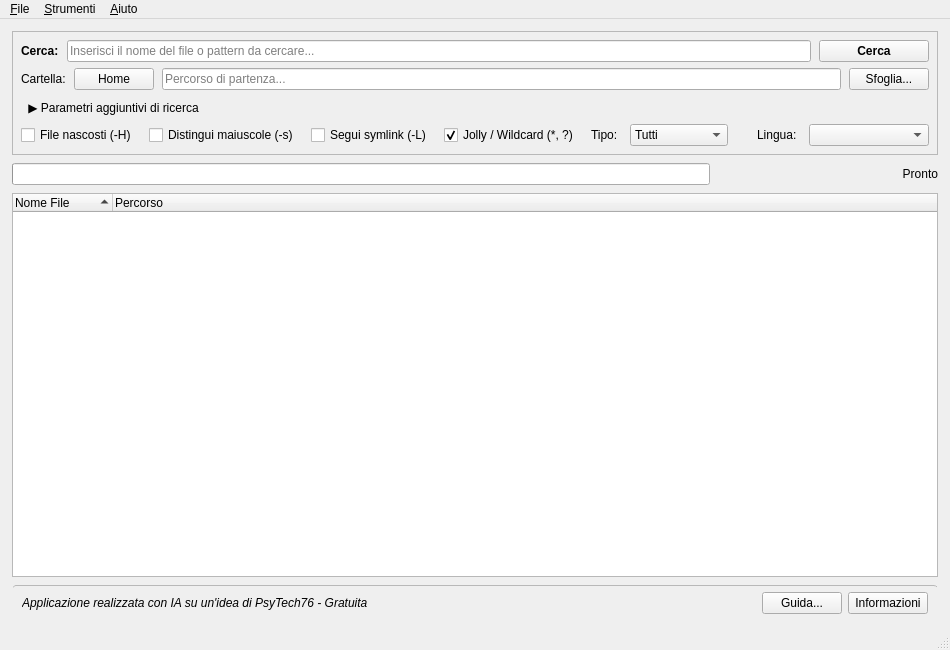
<?xml version="1.0" encoding="UTF-8"?>
<ui version="4.0">
 <class>MainWindow</class>
 <widget class="QMainWindow" name="MainWindow">
  <property name="geometry">
   <rect>
    <x>0</x>
    <y>0</y>
    <width>950</width>
    <height>650</height>
   </rect>
  </property>
  <property name="windowTitle">
   <string>FDg</string>
  </property>
  <widget class="QWidget" name="centralwidget">
   <layout class="QVBoxLayout" name="mainVerticalLayout">
    <property name="spacing">
     <number>8</number>
    </property>
    <property name="leftMargin">
     <number>12</number>
    </property>
    <property name="topMargin">
     <number>12</number>
    </property>
    <property name="rightMargin">
     <number>12</number>
    </property>
    <property name="bottomMargin">
     <number>8</number>
    </property>
    <item>
     <widget class="QFrame" name="controlsFrame">
      <property name="frameShape">
       <enum>QFrame::StyledPanel</enum>
      </property>
      <property name="frameShadow">
       <enum>QFrame::Raised</enum>
      </property>
      <layout class="QVBoxLayout" name="controlsVerticalLayout">
       <property name="spacing">
        <number>6</number>
       </property>
       <property name="leftMargin">
        <number>8</number>
       </property>
       <property name="topMargin">
        <number>8</number>
       </property>
       <property name="rightMargin">
        <number>8</number>
       </property>
       <property name="bottomMargin">
        <number>8</number>
       </property>
       <item>
        <layout class="QHBoxLayout" name="searchQueryLayout">
         <property name="spacing">
          <number>8</number>
         </property>
         <item>
          <widget class="QLabel" name="searchLabel">
           <property name="font">
            <font>
             <bold>true</bold>
            </font>
           </property>
           <property name="text">
            <string>Cerca:</string>
           </property>
          </widget>
         </item>
         <item>
          <widget class="QLineEdit" name="searchLineEdit">
           <property name="placeholderText">
            <string>Inserisci il nome del file o pattern da cercare...</string>
           </property>
           <property name="clearButtonEnabled">
            <bool>true</bool>
           </property>
          </widget>
         </item>
         <item>
          <widget class="QPushButton" name="searchButton">
           <property name="minimumSize">
            <size>
             <width>110</width>
             <height>0</height>
            </size>
           </property>
           <property name="font">
            <font>
             <bold>true</bold>
            </font>
           </property>
           <property name="text">
            <string>Cerca</string>
           </property>
          </widget>
         </item>
        </layout>
       </item>
       <item>
        <layout class="QHBoxLayout" name="folderLayout">
         <property name="spacing">
          <number>8</number>
         </property>
         <item>
          <widget class="QLabel" name="folderLabel">
           <property name="text">
            <string>Cartella:</string>
           </property>
          </widget>
         </item>
         <item>
          <widget class="QPushButton" name="homeFolderButton">
           <property name="text">
            <string>Home</string>
           </property>
           <property name="toolTip">
            <string>Imposta la cartella Home dell'utente come percorso di partenza</string>
           </property>
          </widget>
         </item>
         <item>
          <widget class="QLineEdit" name="folderLineEdit">
           <property name="placeholderText">
            <string>Percorso di partenza...</string>
           </property>
           <property name="clearButtonEnabled">
            <bool>true</bool>
           </property>
          </widget>
         </item>
         <item>
          <widget class="QPushButton" name="browseButton">
           <property name="text">
            <string>Sfoglia...</string>
           </property>
          </widget>
         </item>
        </layout>
       </item>
       <item>
        <layout class="QHBoxLayout" name="toggleOptionsLayout">
         <property name="spacing">
          <number>4</number>
         </property>
         <item>
          <widget class="QToolButton" name="toggleOptionsButton">
           <property name="cursor">
            <cursorShape>PointingHandCursor</cursorShape>
           </property>
           <property name="text">
            <string>▶ Parametri aggiuntivi di ricerca</string>
           </property>
           <property name="toolTip">
            <string>Mostra o nascondi le opzioni avanzate di ricerca e localizzazione</string>
           </property>
           <property name="autoRaise">
            <bool>true</bool>
           </property>
          </widget>
         </item>
         <item>
          <spacer name="toggleOptionsSpacer">
           <property name="orientation">
            <enum>Qt::Horizontal</enum>
           </property>
           <property name="sizeHint" stdset="0">
            <size>
             <width>40</width>
             <height>20</height>
            </size>
           </property>
          </spacer>
         </item>
        </layout>
       </item>
       <item>
        <widget class="QWidget" name="advancedOptionsWidget" native="true">
         <layout class="QHBoxLayout" name="optionsLayout">
          <property name="leftMargin">
           <number>0</number>
          </property>
          <property name="topMargin">
           <number>0</number>
          </property>
          <property name="rightMargin">
           <number>0</number>
          </property>
          <property name="bottomMargin">
           <number>0</number>
          </property>
         <property name="spacing">
          <number>12</number>
         </property>
         <item>
          <widget class="QCheckBox" name="hiddenCheckBox">
           <property name="text">
            <string>File nascosti (-H)</string>
           </property>
          </widget>
         </item>
         <item>
          <widget class="QCheckBox" name="caseSensitiveCheckBox">
           <property name="text">
            <string>Distingui maiuscole (-s)</string>
           </property>
          </widget>
         </item>
         <item>
          <widget class="QCheckBox" name="symlinksCheckBox">
           <property name="text">
            <string>Segui symlink (-L)</string>
           </property>
          </widget>
         </item>
         <item>
          <widget class="QCheckBox" name="wildcardCheckBox">
           <property name="text">
            <string>Jolly / Wildcard (*, ?)</string>
           </property>
           <property name="checked">
            <bool>true</bool>
           </property>
           <property name="toolTip">
            <string>Abilita i caratteri jolly stile MS-DOS (* e ?). Esempio: *.txt o test*</string>
           </property>
          </widget>
         </item>
         <item>
          <widget class="QLabel" name="typeLabel">
           <property name="text">
            <string>Tipo:</string>
           </property>
          </widget>
         </item>
         <item>
          <widget class="QComboBox" name="typeComboBox">
           <item>
            <property name="text">
             <string>Tutti</string>
            </property>
           </item>
           <item>
            <property name="text">
             <string>Solo file</string>
            </property>
           </item>
           <item>
            <property name="text">
             <string>Solo cartelle</string>
            </property>
           </item>
          </widget>
         </item>
         <item>
          <spacer name="optionsSpacer">
           <property name="orientation">
            <enum>Qt::Horizontal</enum>
           </property>
           <property name="sizeHint" stdset="0">
            <size>
             <width>40</width>
             <height>20</height>
            </size>
           </property>
          </spacer>
         </item>
         <item>
          <widget class="QLabel" name="languageLabel">
           <property name="text">
            <string>Lingua:</string>
           </property>
          </widget>
         </item>
         <item>
          <widget class="QComboBox" name="languageComboBox">
           <property name="minimumSize">
            <size>
             <width>120</width>
             <height>0</height>
            </size>
           </property>
          </widget>
         </item>
        </layout>
        </widget>
       </item>
      </layout>
     </widget>
    </item>
    <item>
     <layout class="QHBoxLayout" name="progressLayout">
      <property name="spacing">
       <number>8</number>
      </property>
      <item>
       <widget class="QProgressBar" name="progressBar">
        <property name="maximumHeight">
         <number>16</number>
        </property>
        <property name="value">
         <number>0</number>
        </property>
        <property name="textVisible">
         <bool>false</bool>
        </property>
       </widget>
      </item>
      <item>
       <widget class="QLabel" name="statusLabel">
        <property name="minimumSize">
         <size>
          <width>220</width>
          <height>0</height>
         </size>
        </property>
        <property name="text">
         <string>Pronto</string>
        </property>
        <property name="alignment">
         <set>Qt::AlignRight|Qt::AlignTrailing|Qt::AlignVCenter</set>
        </property>
       </widget>
      </item>
     </layout>
    </item>
    <item>
     <widget class="QTreeWidget" name="resultsTreeWidget">
      <property name="alternatingRowColors">
       <bool>true</bool>
      </property>
      <property name="selectionMode">
       <enum>QAbstractItemView::ExtendedSelection</enum>
      </property>
      <property name="selectionBehavior">
       <enum>QAbstractItemView::SelectRows</enum>
      </property>
      <property name="sortingEnabled">
       <bool>true</bool>
      </property>
      <property name="animated">
       <bool>true</bool>
      </property>
      <property name="allColumnsShowFocus">
       <bool>true</bool>
      </property>
      <column>
       <property name="text">
        <string>Nome File</string>
       </property>
      </column>
      <column>
       <property name="text">
        <string>Percorso</string>
       </property>
      </column>
     </widget>
    </item>
    <item>
     <widget class="QFrame" name="footerFrame">
      <property name="styleSheet">
       <string notr="true">QFrame#footerFrame { background-color: palette(window); border-top: 1px solid palette(mid); border-radius: 4px; padding: 4px; }</string>
      </property>
      <property name="frameShape">
       <enum>QFrame::NoFrame</enum>
      </property>
      <property name="frameShadow">
       <enum>QFrame::Plain</enum>
      </property>
      <layout class="QHBoxLayout" name="footerLayout">
       <property name="leftMargin">
        <number>6</number>
       </property>
       <property name="topMargin">
        <number>2</number>
       </property>
       <property name="rightMargin">
        <number>6</number>
       </property>
       <property name="bottomMargin">
        <number>2</number>
       </property>
       <item>
        <widget class="QLabel" name="attributionLabel">
         <property name="font">
          <font>
           <italic>true</italic>
          </font>
         </property>
         <property name="text">
          <string>Applicazione realizzata con IA su un'idea di PsyTech76 - Gratuita</string>
         </property>
        </widget>
       </item>
       <item>
        <spacer name="footerSpacer">
         <property name="orientation">
          <enum>Qt::Horizontal</enum>
         </property>
         <property name="sizeHint" stdset="0">
          <size>
           <width>40</width>
           <height>20</height>
          </size>
         </property>
        </spacer>
       </item>
       <item>
        <widget class="QPushButton" name="guideButton">
         <property name="text">
          <string>Guida...</string>
         </property>
        </widget>
       </item>
       <item>
        <widget class="QPushButton" name="aboutButton">
         <property name="text">
          <string>Informazioni</string>
         </property>
        </widget>
       </item>
      </layout>
     </widget>
    </item>
   </layout>
  </widget>
  <widget class="QMenuBar" name="menubar">
   <property name="geometry">
    <rect>
     <x>0</x>
     <y>0</y>
     <width>950</width>
     <height>23</height>
    </rect>
   </property>
   <widget class="QMenu" name="menuFile">
    <property name="title">
     <string>&amp;File</string>
    </property>
    <addaction name="actionNuovaRicerca"/>
    <addaction name="separator"/>
    <addaction name="actionEsci"/>
   </widget>
   <widget class="QMenu" name="menuStrumenti">
    <property name="title">
     <string>&amp;Strumenti</string>
    </property>
    <addaction name="actionInstallFd"/>
    <addaction name="separator"/>
    <addaction name="actionToggleDesktopIntegration"/>
   </widget>
   <widget class="QMenu" name="menuAiuto">
    <property name="title">
     <string>&amp;Aiuto</string>
    </property>
    <addaction name="actionGuida"/>
    <addaction name="separator"/>
    <addaction name="actionInformazioni"/>
    <addaction name="actionInformazioniQt"/>
   </widget>
   <addaction name="menuFile"/>
   <addaction name="menuStrumenti"/>
   <addaction name="menuAiuto"/>
  </widget>
  <widget class="QStatusBar" name="statusbar"/>
  <action name="actionGuida">
   <property name="text">
    <string>&amp;Guida dell'applicazione...</string>
   </property>
   <property name="shortcut">
    <string>F1</string>
   </property>
  </action>
  <action name="actionNuovaRicerca">
   <property name="text">
    <string>&amp;Nuova Ricerca</string>
   </property>
   <property name="shortcut">
    <string>Ctrl+N</string>
   </property>
  </action>
  <action name="actionEsci">
   <property name="text">
    <string>&amp;Esci</string>
   </property>
   <property name="shortcut">
    <string>Ctrl+Q</string>
   </property>
  </action>
  <action name="actionInformazioni">
   <property name="text">
    <string>&amp;Informazioni su FDg</string>
   </property>
  </action>
  <action name="actionInformazioniQt">
   <property name="text">
    <string>Informazioni su &amp;Qt</string>
   </property>
  </action>
  <action name="actionInstallFd">
   <property name="text">
    <string>&amp;Verifica o Installa motore 'fd'...</string>
   </property>
   <property name="statusTip">
    <string>Verifica la presenza del comando 'fd' nel sistema o avvia l'installazione automatica guidata</string>
   </property>
  </action>
  <action name="actionToggleDesktopIntegration">
   <property name="text">
    <string>&amp;Integra nel sistema (Menu e Barra)...</string>
   </property>
   <property name="statusTip">
    <string>Crea o rimuove il lanciatore desktop per integrare FDg nel menu di sistema e nella barra delle applicazioni</string>
   </property>
  </action>
 </widget>
 <resources/>
 <connections/>
</ui>
